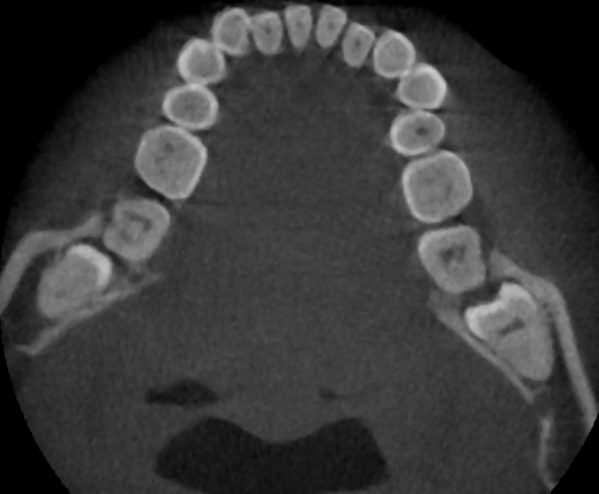
#> input picture multi-code/images/samples/00.jpg, 1197 x 987 px (shown at 1/2 size)
$ python -i elastic_deform.py   (imports and definitions only)
#> lines starting #> are read from the running program, lines starting #| are printed output that depends on the picture
import numpy as np
from scipy.interpolate import RegularGridInterpolator
from scipy.ndimage.filters import gaussian_filter

"""
 Elastic deformation of images as described in
 Simard, Steinkraus and Platt, "Best Practices for
 Convolutional Neural Networks applied to Visual
 Document Analysis", in
 Proc. of the International Conference on Document Analysis and
 Recognition, 2003.

 Modified from:
 https://gist.github.com/chsasank/4d8f68caf01f041a6453e67fb30f8f5a
 https://github.com/fcalvet/image_tools/blob/master/image_augmentation.py#L62

 Modified to take 3D inputs
 Deforms both the image and corresponding label file
 Label volumes are interpolated via nearest neighbour
 """


def elastic_transform_3d(img_numpy, labels=None, alpha=1, sigma=20, c_val=0.0, method="linear"):
    """
    :param img_numpy: 3D medical image modality
    :param labels: 3D medical image labels
    :param alpha: scaling factor of gaussian filter
    :param sigma: standard deviation of random gaussian filter
    :param c_val: fill value
    :param method: interpolation method. supported methods : ("linear", "nearest")
    :return: deformed image and/or label
    """
    assert img_numpy.ndim == 3, 'Wrong img shape, provide 3D img'
    shape = img_numpy.shape

    # Define 3D coordinate system
    coords = np.arange(shape[0]), np.arange(shape[1]), np.arange(shape[2])

    # Interpolated img
    im_intrps = RegularGridInterpolator(coords, img_numpy,
                                        method=method,
                                        bounds_error=False,
                                        fill_value=c_val)

    # Get random elastic deformations
    dx = gaussian_filter((np.random.rand(*shape) * 2 - 1), sigma,
                         mode="constant", cval=0.) * alpha
    dy = gaussian_filter((np.random.rand(*shape) * 2 - 1), sigma,
                         mode="constant", cval=0.) * alpha
    dz = gaussian_filter((np.random.rand(*shape) * 2 - 1), sigma,
                         mode="constant", cval=0.) * alpha

    # Define sample points
    x, y, z = np.mgrid[0:shape[0], 0:shape[1], 0:shape[2]]
    indices = np.reshape(x + dx, (-1, 1)), \
              np.reshape(y + dy, (-1, 1)), \
              np.reshape(z + dz, (-1, 1))

    # Interpolate 3D image image
    img_numpy = im_intrps(indices).reshape(shape)

    # Interpolate labels
    if labels is not None:
        if labels.ndim == 4:
            for ch in range(labels.shape[0]):
                lab_intrp = RegularGridInterpolator(coords, labels[ch, :, :, :], method="linear", bounds_error=False, fill_value=0)
                labels[ch, :, :, :] = lab_intrp(indices).reshape(shape).astype(labels.dtype)
        else:
            lab_intrp = RegularGridInterpolator(coords, labels, method="nearest", bounds_error=False, fill_value=0)
            labels = lab_intrp(indices).reshape(shape).astype(labels.dtype)
        return img_numpy, labels

    return img_numpy


class ElasticTransform(object):
    def __init__(self, alpha=1, sigma=20, c_val=0.0, method="linear"):
        self.alpha = alpha
        self.sigma = sigma
        self.c_val = c_val
        self.method = method

    def __call__(self, img_numpy, label=None):
        if label is None:
            img_numpy = elastic_transform_3d(img_numpy, alpha=self.alpha, sigma=self.sigma, c_val=self.c_val, method=self.method)
            return img_numpy
        else:
            img_numpy, label = elastic_transform_3d(img_numpy, labels=label, alpha=self.alpha, sigma=self.sigma, c_val=self.c_val, method=self.method)
            return img_numpy, label


# [18 lines not run here, left out]

>>> import cv2
>>> picture = cv2.imread('../../images/samples/00.jpg')
#> picture is the input picture: shape (987, 1197, 3); min 0, max 203, mean 56.9
>>> result = elastic_transform_3d(picture)
#> in elastic_transform_3d, `img_numpy = im_intrps(indices).reshape(shape)`:
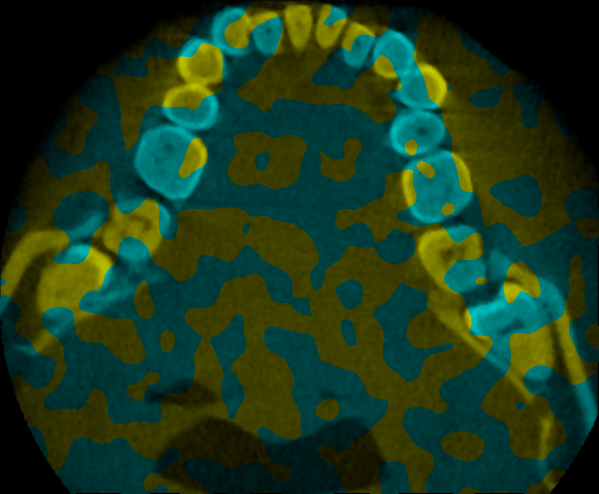
#> img_numpy: shape (987, 1197, 3) float64 (shown at 1/2 size); mean of channels 0, 1, 2 28.7, 56.9, 28.2; drawn as B, G, R

$ run again, on multi-code/images/samples/02.jpg
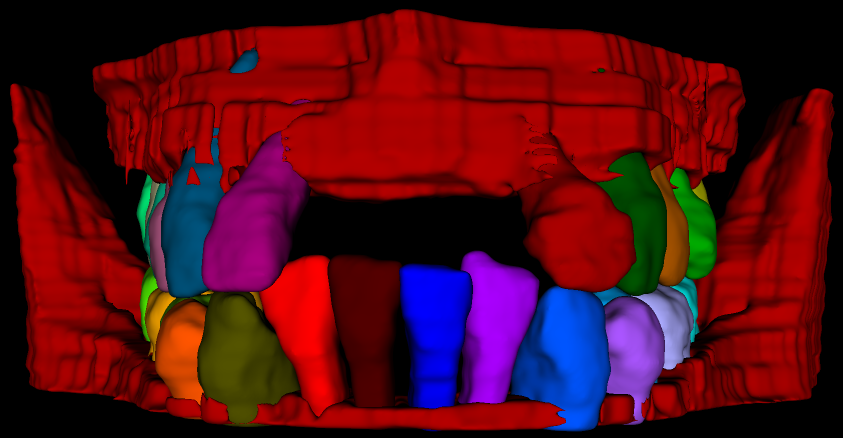
#> input picture multi-code/images/samples/02.jpg, 1685 x 875 px (shown at 1/2 size)
#> picture is the input picture: shape (875, 1685, 3); mean B, G, R 23.6, 10.5, 83.8
#> in elastic_transform_3d, `img_numpy = im_intrps(indices).reshape(shape)`:
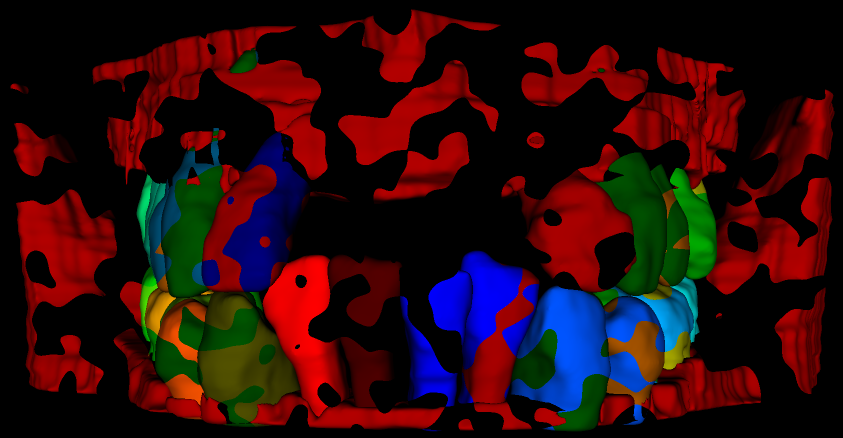
#> img_numpy: shape (875, 1685, 3) float64 (shown at 1/2 size); mean of channels 0, 1, 2 13.5, 10.5, 43.3; drawn as B, G, R

$ run again, on multi-code/images/samples/10.jpg
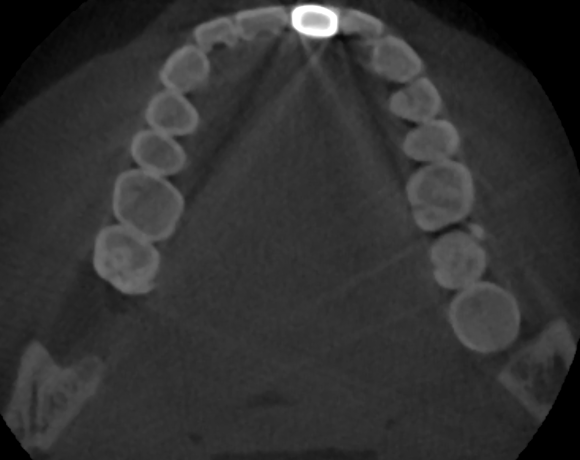
#> input picture multi-code/images/samples/10.jpg, 1159 x 920 px (shown at 1/2 size)
#> picture is the input picture: shape (920, 1159, 3); min 0, max 255, mean 49.3
#> in elastic_transform_3d, `img_numpy = im_intrps(indices).reshape(shape)`:
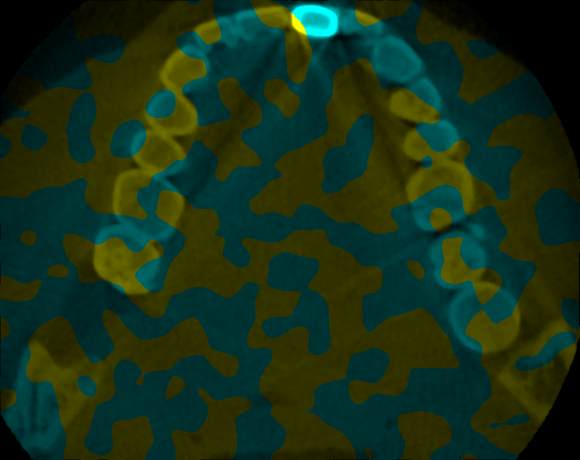
#> img_numpy: shape (920, 1159, 3) float64 (shown at 1/2 size); mean of channels 0, 1, 2 24.7, 49.2, 24.5; drawn with min black and max white
